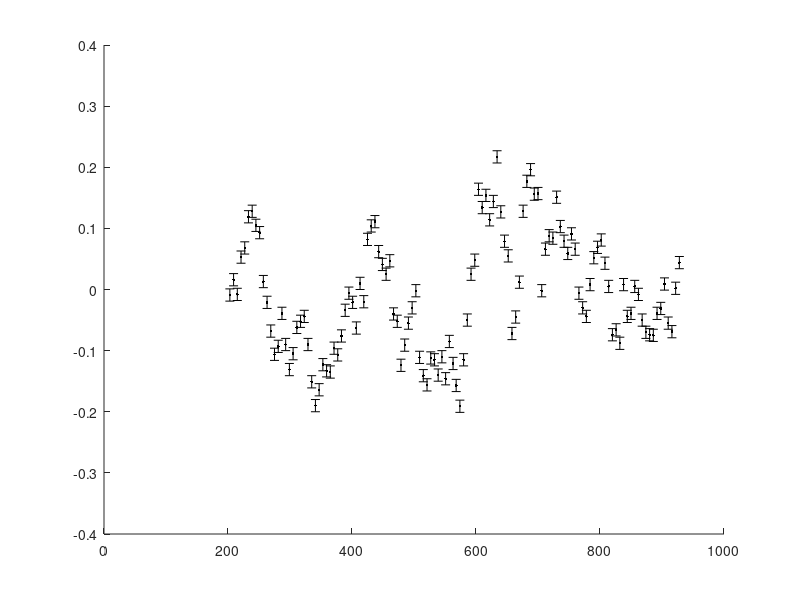

The MATLAB source for this figure: (Note: this script raises an error after producing the figure.)
clear all
close all

% set fontsize
fs = 20

% optimisation options
options = optimset('MaxFunEvals',10000,'Algorithm','interior-point','Display','iter');

% read data
disp('Reading data..')
disp(' ')

fid = fopen('lensed_quasar_data.txt');

table = textscan(fid,'%f %f %f %f %f','CommentStyle','#');
fclose(fid);

ts = table{1};
y1s = table{2};
y2s = table{4};
nobs = length(ts);

y1errs = table{3};
y2errs = table{5};

figure(1)
errorbar(ts, y1s,y1errs,'.k','MarkerSize',20)
hold on
errorbar(ts, y2s,y2errs,'.b','MarkerSize',20)
hold off
title('Doubly Imaged Quasar Time Series','FontSize',fs)
xlabel('Days','FontSize',fs)
ylabel('Magnitude','Fontsize',fs)
set(gca,'YDir','Reverse')
set(gca,'FontSize',fs)
legend({'y1(t)','y2(t)'},'Location','NorthEast','FontSize',fs)
xlim([100,1000])

%% plot time series with guesses for the time and magnitude shifts
dm_guess = 0.1
dt_guess = 70

figure(2)
errorbar(ts, y1s,y1errs,'.k','MarkerSize',20)
hold on
errorbar(ts-dt_guess, y2s-dm_guess,y2errs,'.b','MarkerSize',20)
hold off
title(['Double Time Series - deshifted guess: \Delta t= ' num2str(dt_guess),' : \Delta m= ' num2str(dm_guess)],'FontSize',fs);
xlabel('Days','FontSize',fs)
ylabel('Magnitude','FontSize',fs)
set(gca,'YDir','Reverse')
set(gca,'FontSize',fs)
legend({'y1(t)','y2(t-\Delta t)-\Delta m'},'Location','NorthEast','FontSize',fs)
xlim([100,1000])

%% fit OU process to y1 data

disp('Fitting OU to y1')
disp(' ')

obj_ou1 = @(pp) -1*loglkhd_ou_process(y1s,y1errs,ts,pp(1),pp(2),pp(3));

start = [-100,10,1000]';
obj_ou1(start);

lb = [-Inf,1e-6,1e-6]';
ub = Inf(3,1);

[out,fval,exitflag,output,lambda,grad,hessian] = fmincon(obj_ou1,start,[],[],[],[],lb,ub,[],options);

minval = fval
fit_ou_pars1 = out;

c1 = fit_ou_pars1(1)
A1 = fit_ou_pars1(2)
tau1 = fit_ou_pars1(3)

tgrid = (100:1:1000)';
T_grid_mat = tgrid(:,ones(1,length(tgrid)));

% plot GP prior draws vs. dataset y1
figure(3)
for i=1:3
  rand_lc = mvnrnd(tgrid*0+c1, A1^2 *exp(-abs(T_grid_mat-T_grid_mat')/tau1));
  plot(tgrid,rand_lc,'LineWidth',1)
  hold on
end
xlim([100,1000]);

errorbar(ts, y1s,y1errs,'.k','MarkerSize',20)
xlabel('Days','FontSize',fs)
ylabel('Magnitude','FontSize',fs)
set(gca,'YDir','Reverse','FontSize',fs)
title('Brightness Time Series y1(t) & GP Prior Draws','FontSize',fs)
set(gca,'FontSize',fs)
hold off
xlim([min(tgrid),max(tgrid)])

%% compute posterior inference of GP curve for y1

disp('Compute GP posterior fit to y1')
disp(' ')

[condE,condCov] = gp_predict_ou(y1s,ts,y1errs,tgrid,c1,A1,tau1);

% plot dataset y1
figure(4)
errorbar(ts, y1s,y1errs,'.k','MarkerSize',20)
xlabel('Days','FontSize',fs)
ylabel('Magnitude','FontSize',fs)
set(gca,'YDir','Reverse')
title('Brightness Time Series y1(t) & GP Fit','FontSize',fs)
hold on

%plot posterior GP fit
plot(tgrid,condE,'-k','LineWidth',2)
[tvs,yvs] = errsnake(tgrid,[condE+sqrt(diag(condCov)),condE-sqrt(diag(condCov))]);
fill(tvs,yvs,[0.,0.5,0.5],'EdgeColor','none','FaceAlpha',0.5);
hold off
set(gca,'FontSize',fs)
xlim([min(tgrid),max(tgrid)])

%% same thing for Y2

disp('Fitting OU to y2')
disp(' ')

obj_ou2 = @(pp) -1*loglkhd_ou_process(y2s,y2errs,ts,pp(1),pp(2),pp(3));
obj_ou2(start);

[out,fval,exitflag,output,lambda,grad,hessian] = fmincon(obj_ou2,start,[],[],[],[],lb,ub,[],options);

minval = fval
fit_ou_pars2 = out;

c2 = fit_ou_pars2(1)
A2 = fit_ou_pars2(2)
tau2 = fit_ou_pars2(3)

tgrid = (100:1:1000)';
T_grid_mat = tgrid(:,ones(1,length(tgrid)));

% plot GP prior draws vs. dataset y2
figure(5)
for i=1:3
  rand_lc = mvnrnd(tgrid*0+c2, A2^2 *exp(-abs(T_grid_mat-T_grid_mat')/tau2));
  plot(tgrid,rand_lc,'LineWidth',1)
  hold on
end

errorbar(ts, y2s,y2errs,'.k','MarkerSize',20)
xlabel('Days','FontSize',fs)
ylabel('Magnitude','FontSize',fs)
set(gca,'YDir','Reverse')
title('Brightness Time Series y2(t) & GP Prior Draws','FontSize',fs)
hold off
set(gca,'FontSize',fs)
xlim([min(tgrid),max(tgrid)])

%% compute posterior inference of GP curve for y2
disp('Compute GP posterior fit to y2')
disp(' ')

[condE,condCov] = gp_predict_ou(y2s,ts,y2errs,tgrid,c2,A2,tau2);

% plot dataset y2
figure(6)
errorbar(ts, y2s, y2errs,'.k','MarkerSize',20)
xlabel('Days','FontSize',fs)
ylabel('Magnitude','FontSize',fs)
set(gca,'YDir','Reverse')
title('Brightness Time Series y2(t) & GP Fit','FontSize',fs)
hold on

%plot posterior GP fit
plot(tgrid,condE,'-k','LineWidth',2)
[tvs,yvs] = errsnake(tgrid,[condE+sqrt(diag(condCov)),condE-sqrt(diag(condCov))]);
fill(tvs,yvs,[0.,0.5,0.5],'EdgeColor','none','FaceAlpha',0.5);
hold off
set(gca,'FontSize',fs)
xlim([min(tgrid),max(tgrid)])

%% preliminary estimates of parameters

disp('Preliminary Estimates of Parameters')
disp(' ')
% estimate mean level of OU process for y1
c_est = c1

% estimate of the overall difference in magnitudes 
% btw y2 relative to y1
dm_est = c2 - c1

% estimate the amplitude and timescale by averaging
% the (consistent) estimates from y1 and y2 separately
A_est = 0.5*( A1 + A2)
tau_est = 0.5*( tau1 + tau2)

%%
obj = @(pp) -1*loglkhd_timedelay(y1s,y1errs,y2s,y2errs,ts,pp(1),pp(2),pp(3),pp(4),pp(5));

start = [dt_guess,dm_est,c_est,A_est,tau_est]';

obj(start)

lb = [-Inf,-Inf,-Inf,1e-6,1e-6]';
ub = Inf(5,1);

[out,fval,exitflag,output,lambda,grad,hessian] = fmincon(obj,start,[],[],[],[],lb,ub,[],options);

minval = fval;
fitpars = out;

% these are the parameters at the optimum of the marginal likelihood
dt_opt = fitpars(1);
dm_opt = fitpars(2);
c_opt = fitpars(3);
A_opt = fitpars(4);
tau_opt = fitpars(5);

% estimate the 1-stddev uncertainties from the inverse of the Fisher matrix
fitpar_errs = sqrt(diag(inv(hessian)));
dt_err = fitpar_errs(1);
dm_err = fitpar_errs(2);
c_err = fitpar_errs(3);
A_err = fitpar_errs(4);
tau_err = fitpar_errs(5);

disp('Optimised parameters');
disp('--------------------');
disp(['dt = ' num2str(dt_opt,'%.2f') ' +/- ' num2str(dt_err,'%.2f')])
disp(['dm = ' num2str(dm_opt,'%.2f') ' +/- ' num2str(dm_err,'%.2f')])
disp(['c = ' num2str(c_opt,'%.2f') ' +/- ' num2str(c_err,'%.2f')])
disp(['A = ' num2str(A_opt,'%.2f') ' +/- ' num2str(A_err,'%.2f')])
disp(['tau = ' num2str(tau_opt,'%.2f') ' +/- ' num2str(tau_err,'%.2f')])
disp('--------------------');

%% evaluate GP marginal likelihood as fcn of dt, dm with c=c_opt, A=A_opt, tau=tau_opt

dm_grid = (0.085:0.001:0.115)';
dt_grid = (72:0.01:78)';

[X,Y] = meshgrid(dt_grid,dm_grid);

loglkhd_grid = X*0;

for i=1:length(dm_grid)
    for j=1:length(dt_grid)
        
        loglkhd_grid(i,j) = -1*obj([dt_grid(j),dm_grid(i),c_opt,A_opt,tau_opt]);
    end
end

loglkhd_grid = loglkhd_grid - max(max(loglkhd_grid));

%% make likelihood contours
figure(7)
contour(X,Y,exp(loglkhd_grid),[0.01,0.05:0.1:0.95,0.99],'LineWidth',2)
xlabel('Time Delay \Deltat','FontSize',fs)
ylabel('Mag Shift \Deltam','FontSize',fs)
title('Marginal Likelihood Contours','FontSize',fs)
set(gca,'FontSize',fs)

%%  compute Profile Log Likelihood through dt while optimising the other parameters: 
% dm=dm_opt, c=c_opt, A=A_opt, tau=tau_opt
dt_grid = (65:0.2:85)';
loglkhd_dt_grid = dt_grid*0;

disp(' ')
disp('Computing Profile Likelihood')
for i=1:length(dt_grid)
    
    if mod(i,floor(length(dt_grid)*0.1))==0
        disp([num2str(i/length(dt_grid) * 100) '% Done!'])
    end
    
    obj_dt_prof = @(pp) -1*loglkhd_timedelay(y1s,y1errs,y2s,y2errs,ts,dt_grid(i),pp(1),pp(2),pp(3),pp(4));
    start = [dm_opt,c_opt,A_opt,tau_opt]';
    lb = [-Inf,-Inf,1e-6,1e-6]';
    ub = Inf(4,1);
    % optimisation options
    options_prof = optimset('MaxFunEvals',10000,'Algorithm','interior-point','Display','none');
    
    [out,fval,exitflag,output,lambda,grad,hessian] = fmincon(obj_dt_prof,start,[],[],[],[],lb,ub,[],options_prof);
    
    loglkhd_dt_grid(i) = -1*fval;
end
loglkhd_dt_grid = loglkhd_dt_grid - max(max(loglkhd_dt_grid));

figure(8)
plot(dt_grid,loglkhd_dt_grid,'LineWidth',2)
xlabel('Time Delay \Deltat','FontSize',fs)
ylabel('Log Profile Likelihood','FontSize',fs)
ylim([-1000,10])
set(gca,'FontSize',fs)

%% run Metropolis-within-Gibbs MCMC in (dt, dm) with hyperparameters c, A, tau fixed to optimum values

obj = @(pp) -1*loglkhd_timedelay(y1s,y1errs,y2s,y2errs,ts,pp(1),pp(2),c_opt,A_opt,tau_opt);

% number of MCMC steps
n_mc = 1e4;

% number of parameters
n_pars = 2;

% number of independent chains
n_chains = 4;

% track acceptance rate of Metropolis proposals
acc = zeros(n_pars,n_chains);

% track computing run time
runtimes = zeros(n_chains,1);

% store mcmc chains here
mc = zeros(n_mc,n_pars,n_chains);

for c=1:n_chains
    
    disp('Initialising MCMC ...')
    disp(['Chain #' num2str(c) ' of ' num2str(n_chains)])
    
    % initialise chain by adding random jitter to the optimum parameters
    start = fitpars(1:n_pars) + fitpar_errs(1:n_pars).*randn(n_pars,1);
    theta = start;
    log_post_curr = -1*obj(theta);
    
    mc(1,:,c) = theta;
    
    
    % proposal jump scale in each dimension (dt, dm)
    % I tuned this to get 30~50% acceptance rate in each parameter
    jumps = [0.64,0.01];
    
    tic;
    
    for i=2:n_mc
        
        if mod(i,n_mc/10)==0
            disp(['i = ' num2str(i,'%.0f') ' : logpost = ' num2str(log_post_curr) ' : dt = ' num2str(theta(1))])
        end
        for j=1:length(jumps)
            
            theta_prop = theta;
            theta_prop(j) = theta(j) + jumps(j)*randn;
            
            log_post_prop = -1*obj(theta_prop);
            logr = log_post_prop - log_post_curr;
            
            if log(rand) < logr
                theta = theta_prop;
                acc(j,c) = acc(j,c)+1;
                log_post_curr = log_post_prop;
            else
                % theta stays the same
            end
        end
        mc(i,:,c) = theta;
        
    end
    
    runtimes(c) = toc;
    
end

acc = acc/n_mc

save('mcmc2020_2pars_fixhyp_4ch_.mat');

%% load pre-run MCMC chains (4)
%analyse chains

load('mcmc2020_2pars_fixhyp_4ch_.mat');

% compute autocorrelation time of MCMC in each parameter using chain 1
for j=1:n_pars    
    ac=autocorr(mc(:,j,1),100);
    corrtime(j) = 1 + 2*sum(ac);
end

jmax = find(corrtime == max(corrtime));
figure(9)
autocorr(mc(:,jmax,1),100)
title(['Sample Autocorrelation Function for Parameter #' num2str(jmax)])
set(gca,'FontSize',fs)

% we should thin chain by this amount
thin = floor(max(corrtime))

% compute gelman-ribun ratio compare within-chain variance to
% between chain variance
gr = mcmc_calcrhat(mc)

%% combine multiple mcmc chains
% thin chains by max autocorrelation time
mc = mc(1:thin:end,:,:);
% remove burn-in and combine chains
mc = mcmc_combine(mc,floor(0.2*size(mc,1)));

dt_postmean = mean(mc(:,1));
dt_poststd = std(mc(:,1));
dm_postmean = mean(mc(:,2));
dm_poststd = std(mc(:,2));

% plot posterior inference
figure(10)
plot(mc(:,1),mc(:,2),'.','MarkerSize',18)
xlabel('Time Delay','FontSize',fs);
ylabel('Mag Shift','FontSize',fs);
title('Posterior Scatter Plot','FontSize',fs);
set(gca,'FontSize',fs)

figure(11)
subplot(2,1,1)
histogram(mc(:,1))
xlabel('Time Delay','FontSize',fs);
title(['\Delta t = ' num2str(dt_postmean,'%.3f') ' \pm ' num2str(dt_poststd,'%.3f')]);
set(gca,'FontSize',fs)

subplot(2,1,2)
histogram(mc(:,2))
xlabel('Mag Shift','FontSize',fs);
title(['\Delta m = ' num2str(dm_postmean,'%.3f') ' \pm ' num2str(dm_poststd,'%.3f')]);
set(gca,'FontSize',fs)

%% plot deshifted lcs

figure(12)
h1=errorbar(ts, y1s,y1errs,'.k','MarkerSize',20);
hold on
h2=errorbar(ts-dt_postmean, y2s-dm_postmean,y2errs,'.b','MarkerSize',20);
hold off
title('Doubly Imaged Quasar Time Series - deshifted','FontSize',fs)

xlabel('Days','FontSize',fs)
ylabel('Magnitude','FontSize',fs)
set(gca,'YDir','Reverse')
set(gca,'FontSize',fs)
%% posterior inference of latent light curve using combined time series

ys_comb = [y1s; y2s-dm_postmean];
ts_comb = [ts; ts-dt_postmean];
yerrs_comb = [y1errs; y2errs];

[condE,condCov] = gp_predict_ou(ys_comb,ts_comb,yerrs_comb,tgrid,c_est,A_est,tau_est);

hold on
h3=plot(tgrid,condE,'-k','LineWidth',2);
[tvs,yvs] = errsnake(tgrid,[condE+sqrt(diag(condCov)),condE-sqrt(diag(condCov))]);
h4=fill(tvs,yvs,[0.,0.5,0.5],'EdgeColor','none','FaceAlpha',0.5);
legend([h1,h2,h3,h4],{'y1(t)','y2(t-\Deltat) - \Deltam','GP mean', 'GP stddev'},'Location','NorthEast','FontSize',fs)
hold off
xlim([min(tgrid),max(tgrid)])

